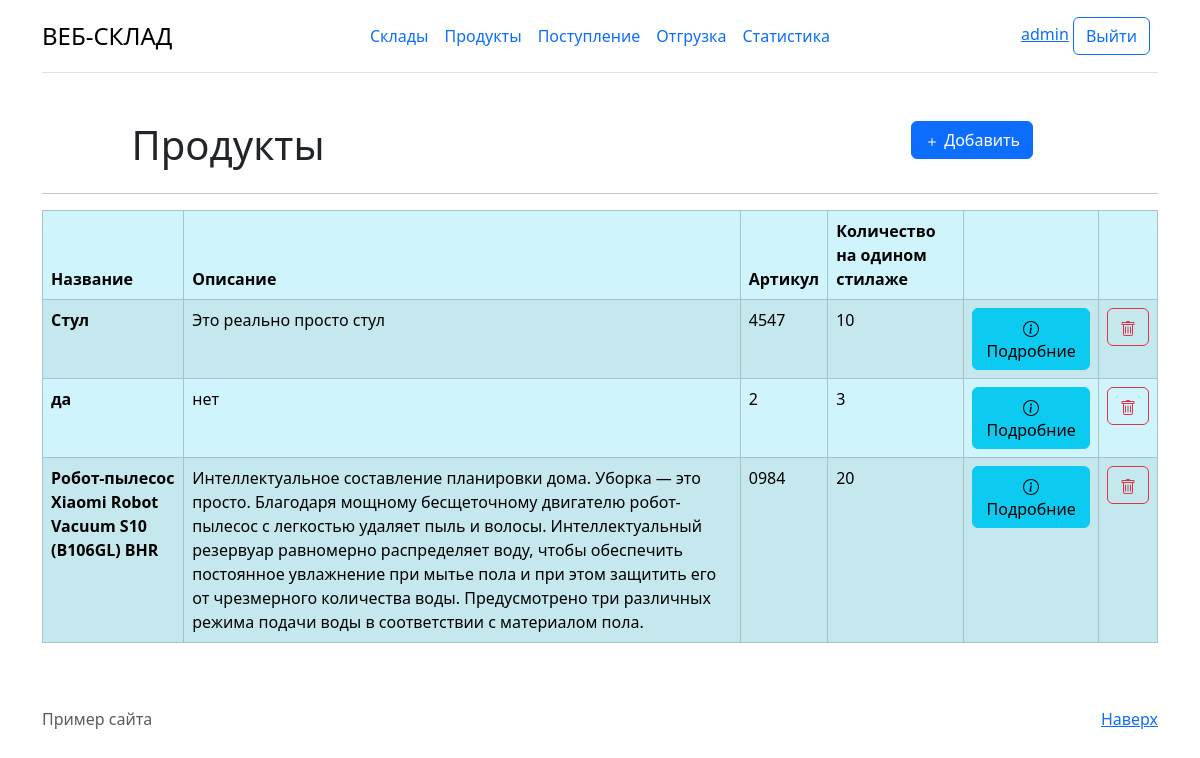
The page /product/ (signed in) on the database as committed earlier.
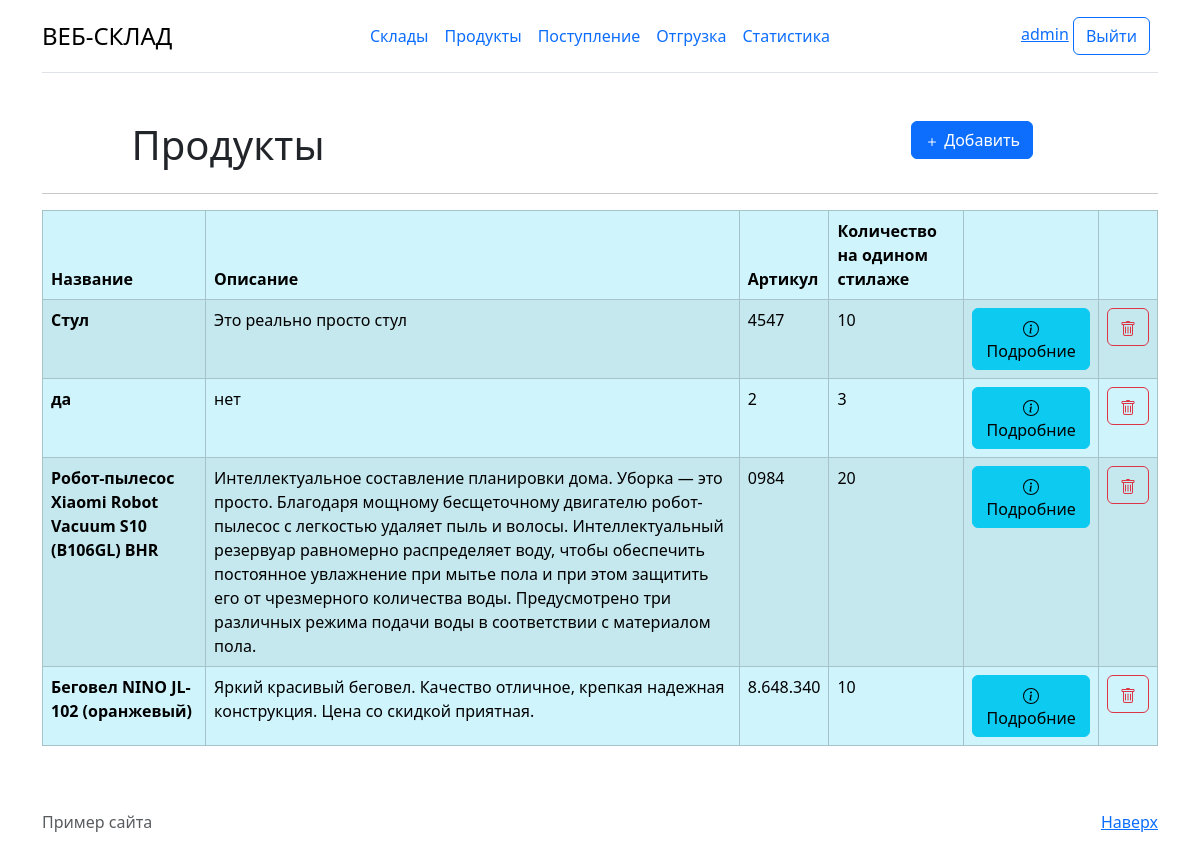
The same page on the database as committed later.
### product/models.py (models this page shows, shortened)
class Product(models.Model):
    name = models.CharField('Название',max_length = 50)
    description = models.TextField('Описание')
    vendor_code = models.CharField('Артикул', max_length = 50)
    quantity_rack = models.IntegerField('Количество на одином стилаже')
    class Meta:
        verbose_name = "Товар"
        verbose_name_plural = "Товары"

### product/views.py (the view)
# urls.py: path('',views.ProductListView.as_view(), name='product/main'),
class ProductListView(LoginRequiredMixin, ListView):
    model = Product
    template_name = "product/main.html"
    context_object_name = "product"

### product/templates/product/main.html (shortened to what this page needs)
{% extends 'main/layout.html'%}
{% block container %}
<div class="container mt-5">
    <div class="container text-center">
      <div class="row">
        <div class="col">
          <h1>Продукты</h1>
        </div>
        <div class="col">
        </div>
        <div class="col">
          <a href="{% url 'product/add' %}" type="button" class="btn btn-primary">
            <svg xmlns="http://www.w3.org/2000/svg" width="16" height="16" fill="currentColor" class="bi bi-plus" viewBox="0 0 16 16">
              <path d="M8 4a.5.5 0 0 1 .5.5v3h3a.5.5 0 0 1 0 1h-3v3a.5.5 0 0 1-1 0v-3h-3a.5.5 0 0 1 0-1h3v-3A.5.5 0 0 1 8 4"></path>
            </svg>
            Добавить
          </a>
        </div>
      </div>
    </div>
  <hr>
  {% if product %}
      <table class="table table-info table-striped table-bordered " >
        <thead>
        <tr>
          <th scope="col">Название</th>
          <th scope="col">Описание</th>
          <th scope="col">Артикул</th>
          <th scope="col">Количество на одином стилаже</th>
          <th scope="col"></th>
          <th scope="col"></th>
        </tr>
        </thead>
        <tbody>
        {% for el in product%}
        <tr>
          <th>{{el.name}}</th>
          <td>{{el.description}}</td>
          <td>{{el.vendor_code}}</td>
          <td>{{el.quantity_rack}}</td>
          <th>
            <a href="{%  url 'product/product_detail' el.id %} " type="button" class="btn btn-info">
              Подробние
            </a>
          </th>
          <th>
            <a href="{%  url 'product/product_delete' el.id %} " type="button" class="btn btn-outline-danger">
            </a>
          </th>
        </tr>
        {% endfor %}
        </tbody>
      </table>
  {%else%}
      <p>У вас нет поваров</p>
  {% endif %}
  </div>
{% endblock %}

Rows that differ between the two databases and show on the page:
added Product: name "Беговел NINO JL-102 (оранжевый)", description "Яркий красивый беговел. Качество отличное, крепкая надежная конструкция. Цена со скидкой приятная.", vendor_code "8.648.340", quantity_rack "10"
